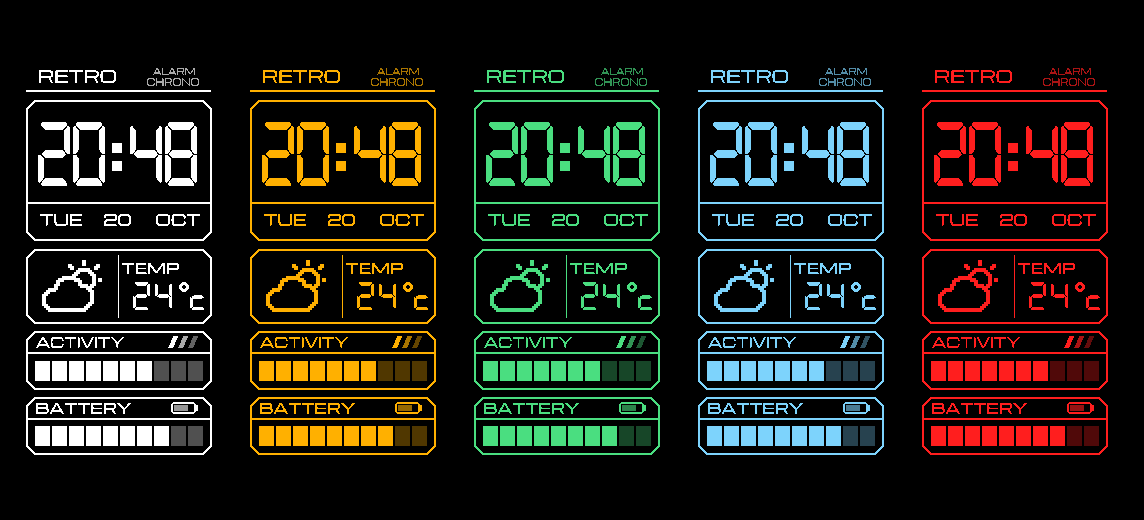
#> input picture header.png, 2288 x 1040 px, given in place of preview.png, which was not available (shown at 1/2 size)
$ python preview_colorways.py
#> lines starting #> are read from the running program, lines starting #| are printed output that depends on the picture; pictures that were not available may be replaced by others from this repository, and a replacement may not be noted
# -*- coding: utf-8 -*-
"""Render the colorway gallery from staged projects: a 3x mock per colorway
(build/<cw>/preview-mock.png, normal + AOD) and one combined sheet
(retro-colorways.png at the repo root) for the README.

Usage: python src/preview_colorways.py   (run after src/build_all.py)
"""
import os

from PIL import Image

ROOT = os.path.dirname(os.path.dirname(os.path.abspath(__file__)))
BUILD = os.path.join(ROOT, "build")
COLORWAYS = ["white", "amber", "green", "ice", "red"]


def zoom(im, f):
    return im.resize((im.width * f, im.height * f), Image.NEAREST)


def main():
    mocks = []
    for cw in COLORWAYS:
        proj = os.path.join(BUILD, cw)
        normal = Image.open(os.path.join(proj, "preview.png")).convert("RGBA")
#> normal is the input picture: PIL image 2288x1040 RGBA; mean R, G, B, A 29.4, 27.3, 20.3, 255
        aod = Image.open(os.path.join(proj, "preview-aod.png")).convert("RGBA")
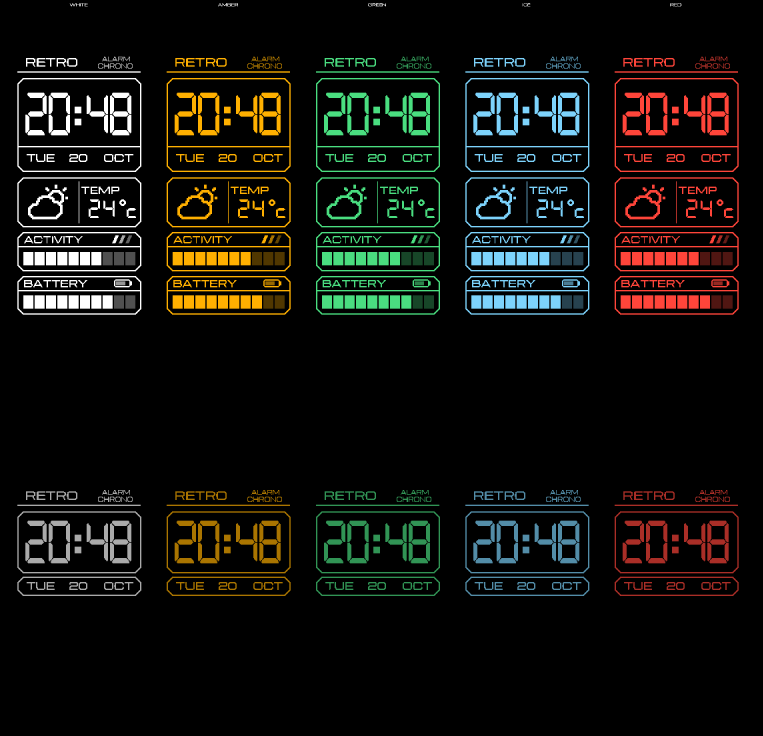
#> input picture retro-colorways.png, 2288 x 2206 px, given in place of preview-aod.png, which was not available (shown at 1/3 size)
#> aod is the input picture: PIL image 2288x2206 RGBA; mean R, G, B, A 17.6, 17, 12.7, 255
        big = zoom(normal, 3)
#> in zoom, `return im.resize((im.width * f, im.height * f), Image.NEAREST)`:
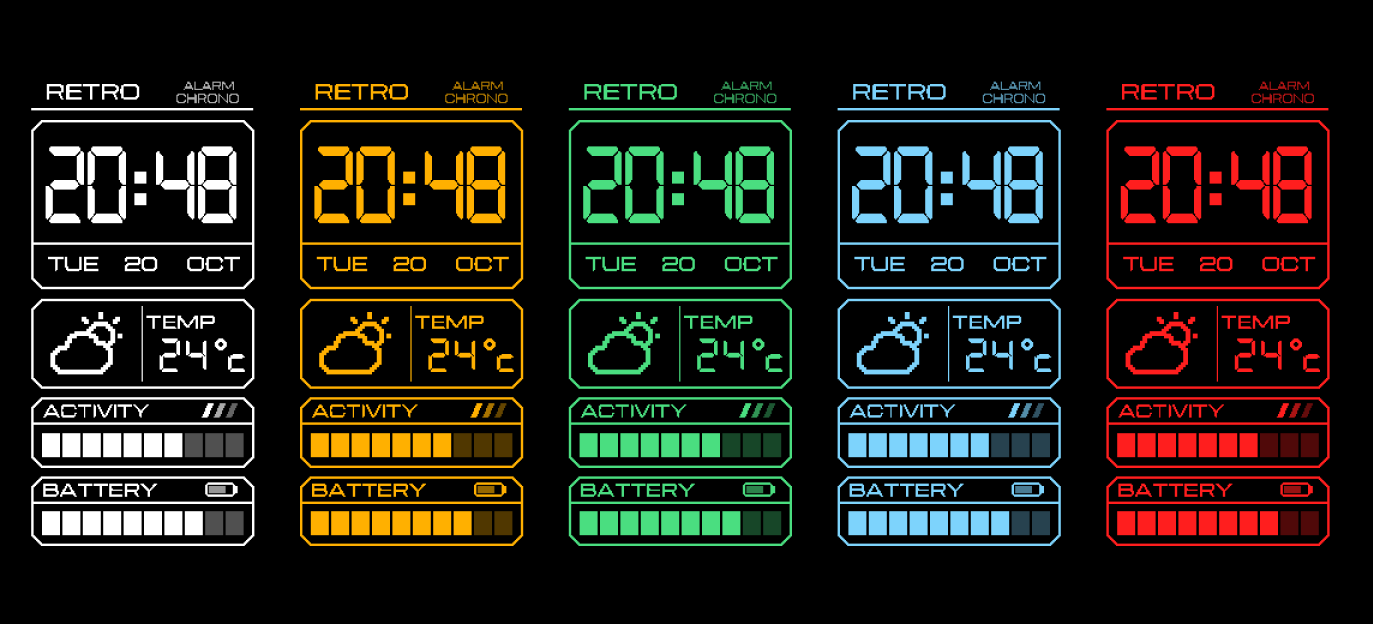
#> returned value: PIL image 6864x3120 RGBA (shown at 1/5 size); mean R, G, B, A 29.4, 27.3, 20.3, 255
        big.save(os.path.join(proj, "preview-mock.png"))
        big_aod = zoom(aod, 3)
#> call 2 of zoom, with f = 3
#> in zoom (call 2), `return im.resize((im.width * f, im.height * f), Image.NEAREST)`:
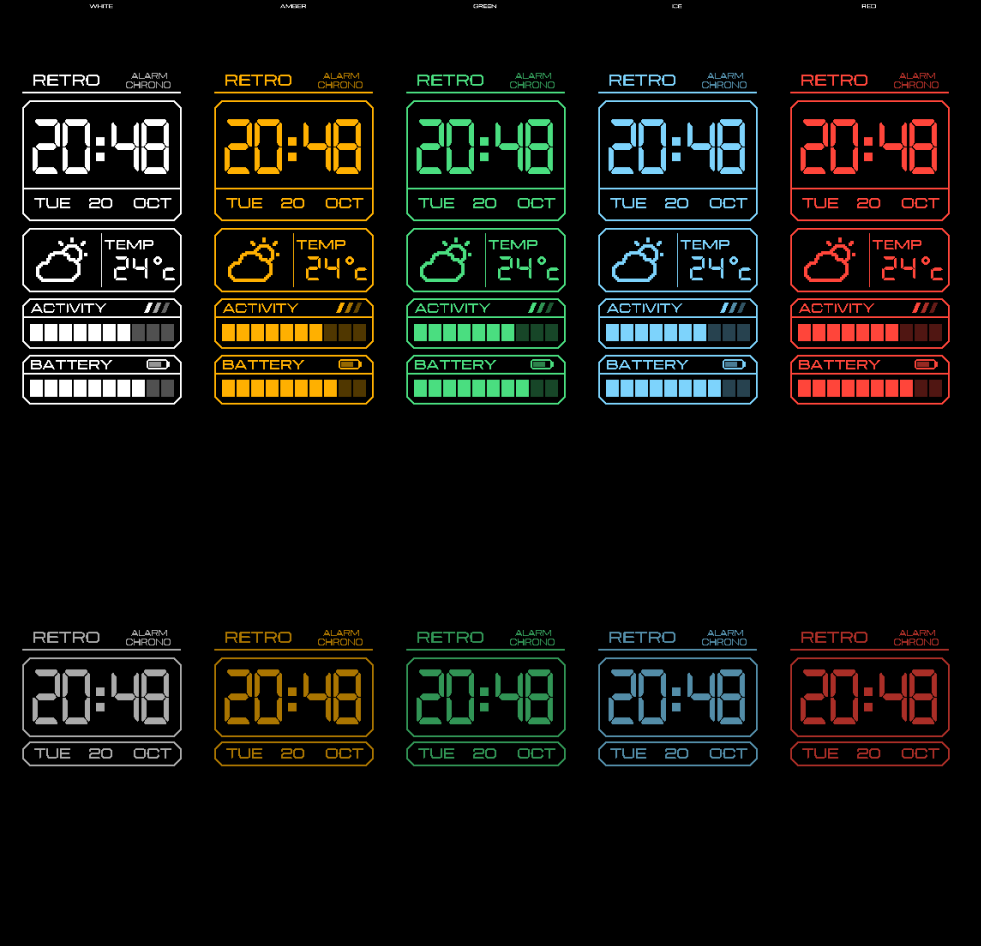
#> returned value: PIL image 6864x6618 RGBA (shown at 1/7 size); mean R, G, B, A 17.6, 17, 12.7, 255
        big_aod.save(os.path.join(proj, "preview-aod-mock.png"))
        mocks.append((cw.upper(), normal, aod))

    zoom_f = 2
    pad = 24
    cw_w = 212 * zoom_f
    head = 34
    W = pad + len(mocks) * (cw_w + pad) + pad
    H = head + 2 * (520 * zoom_f + head) + pad
    sheet = Image.new("RGBA", (W, H), (0, 0, 0, 255))
    x = pad
    for name, normal, aod in mocks:
        # caption in the face's own font, white on black
        from PIL import ImageFont, ImageDraw
        font = ImageFont.truetype(os.path.join(ROOT, "tools", "fonts", "Michroma.ttf"), 160)
        tmp = Image.new("L", (2000, 400), 0)
        ImageDraw.Draw(tmp).text((20, 20), name, font=font, fill=255,
                                 stroke_width=3, stroke_fill=255)
        b = tmp.getbbox()
        cap = tmp.crop(b)
        cap_h = 9
        cap = cap.resize((max(round(cap.width * cap_h / cap.height), 1), cap_h), Image.BOX)
        cap = cap.point(lambda v: 255 if v >= 110 else 0)
        white = Image.new("RGBA", cap.size, (255, 255, 255, 255))
        cap_img = Image.new("RGBA", cap.size, (0, 0, 0, 0))
        cap_img.paste(white, (0, 0), cap)
        sheet.alpha_composite(cap_img, (x + (cw_w - cap.width) // 2, 10))
        sheet.alpha_composite(zoom(normal, zoom_f), (x, head))
        sheet.alpha_composite(zoom(aod, zoom_f), (x, head + 520 * zoom_f + head))
        x += cw_w + pad
    out = os.path.join(ROOT, "retro-colorways.png")
    sheet.save(out)
    print("sheet:", out, sheet.size)


if __name__ == "__main__":
#> (the run stopped early here; a loop or call above may not have finished)
